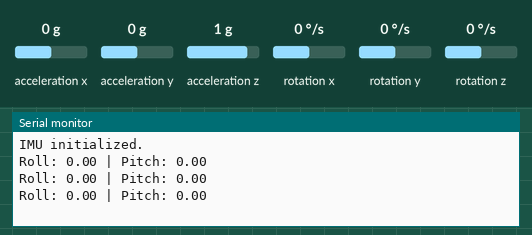
Simulated run of this sketch. Board: Arduino Nano 33 IoT. Parts: the last lines printed to the serial monitor. Inputs (shaded band) come from the test bench; at power-on: acceleration x 0 g, acceleration y 0 g, acceleration z 1 g, rotation x 0 °/s, rotation y 0 °/s, rotation z 0 °/s.

Above: at 1.3 s.
1.4 s: acceleration x set to -1.4 g
At 1.9 s:
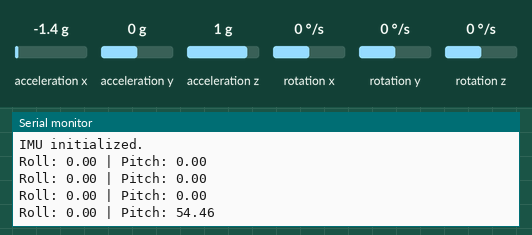
2.9 s: acceleration y set to -1.4 g
At 3.4 s:
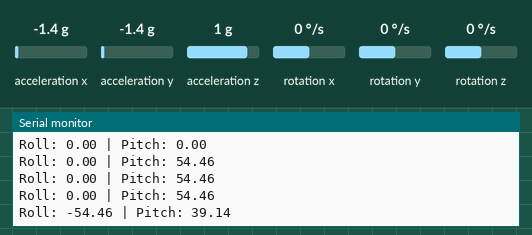
4.4 s: acceleration z set to -1.4 g
At 4.9 s:
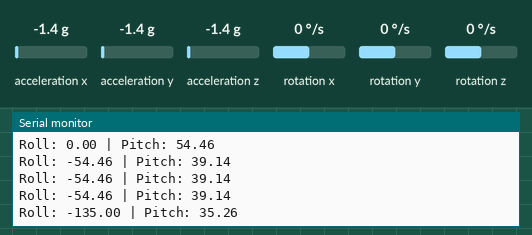
Timing chart, 0 to 7.4 s (numbered marks = the images above; inputs shaded):
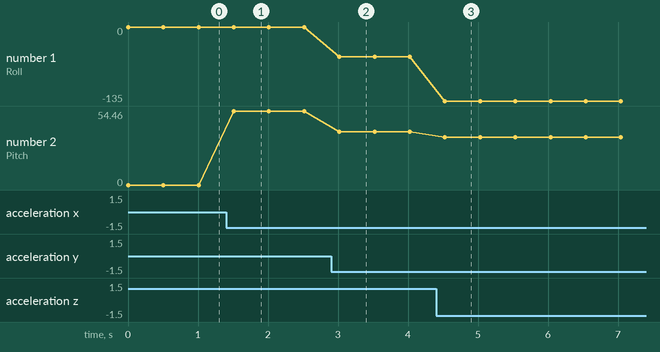

Measured:
- after the input at 1.4 s, the serial monitor: prints a new line after 0.11 s (image 1)
- after the input at 2.9 s, the serial monitor: prints a new line after 0.12 s (image 2)
- after the input at 4.4 s, the serial monitor: prints a new line after 0.13 s (image 3)
- plotted number 1: 0 → -54.46 after the input at 2.9 s, -54.46 → -135 after the input at 4.4 s
- plotted number 2: 0 → 54.46 after the input at 1.4 s, 54.46 → 39.14 after the input at 2.9 s, 39.14 → 35.26 after the input at 4.4 s

The sketch:

arduino.ino
```cpp
#include <Arduino_LSM6DS3.h>

float ax, ay, az;    // Accelerometer data
float gx, gy, gz;    // Gyroscope data (degrees/sec)
float roll = 0, pitch = 0;

unsigned long lastTime;
float alpha = 0.98;  // Filter coefficient

void setup() {
  Serial.begin(9600);
  while (!Serial);

  if (!IMU.begin()) {
    Serial.println("Failed to initialize IMU!");
    while (1);
  }
  Serial.println("IMU initialized.");

  lastTime = millis();
}

void loop() {
  if (IMU.accelerationAvailable() && IMU.gyroscopeAvailable()) {
    IMU.readAcceleration(ax, ay, az);
    IMU.readGyroscope(gx, gy, gz);

    unsigned long now = millis();
    float dt = (now - lastTime) / 1000.0;
    lastTime = now;

    // Estimate roll and pitch from accelerometer (in degrees)
    roll = atan2(ay, az) * RAD_TO_DEG;
    pitch = atan2(-ax, sqrt(ay * ay + az * az)) * RAD_TO_DEG;

//    // Estimate roll and pitch from accelerometer (in degrees)
//    float accelRoll = atan2(ay, az) * RAD_TO_DEG;
//    float accelPitch = atan2(-ax, sqrt(ay * ay + az * az)) * RAD_TO_DEG;
//
//    // Complementary filter to combine gyro and accel
//    roll = alpha * (roll + gx * dt) + (1 - alpha) * accelRoll;
//    pitch = alpha * (pitch + gy * dt) + (1 - alpha) * accelPitch;

    // Output
    Serial.print("Roll: ");
    Serial.print(roll, 2);
    Serial.print(" | Pitch: ");
    Serial.println(pitch, 2);
  }

  delay(500);
}
```
